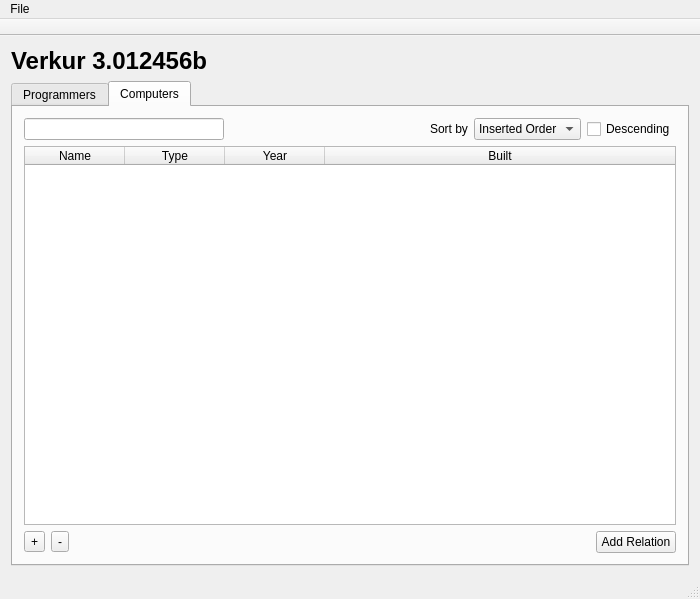
<?xml version="1.0" encoding="UTF-8"?>
<ui version="4.0">
 <class>MainWindow</class>
 <widget class="QMainWindow" name="MainWindow">
  <property name="geometry">
   <rect>
    <x>0</x>
    <y>0</y>
    <width>700</width>
    <height>599</height>
   </rect>
  </property>
  <property name="windowTitle">
   <string>Verkur</string>
  </property>
  <property name="windowIcon">
   <iconset resource="Resources.qrc">
    <normaloff>:/icons/Icons/programmer_icon.png</normaloff>:/icons/Icons/programmer_icon.png</iconset>
  </property>
  <widget class="QWidget" name="centralWidget">
   <layout class="QVBoxLayout" name="verticalLayout_2">
    <item>
     <widget class="QLabel" name="label">
      <property name="text">
       <string>&lt;html&gt;&lt;head/&gt;&lt;body&gt;&lt;p&gt;&lt;span style=&quot; font-size:xx-large; font-weight:600;&quot;&gt;Verkur 3.012456b&lt;/span&gt;&lt;/p&gt;&lt;/body&gt;&lt;/html&gt;</string>
      </property>
     </widget>
    </item>
    <item>
     <layout class="QVBoxLayout" name="verticalLayout">
      <item>
       <widget class="QTabWidget" name="tab_choice">
        <property name="toolTip">
         <string>Double-click to view Computer</string>
        </property>
        <property name="tabShape">
         <enum>QTabWidget::Rounded</enum>
        </property>
        <property name="currentIndex">
         <number>1</number>
        </property>
        <widget class="QWidget" name="tab">
         <attribute name="title">
          <string>Programmers</string>
         </attribute>
         <layout class="QVBoxLayout" name="verticalLayout_3">
          <item>
           <layout class="QHBoxLayout" name="horizontalLayout_3">
            <item>
             <widget class="QLineEdit" name="input_search_programmers">
              <property name="maximumSize">
               <size>
                <width>300</width>
                <height>16777215</height>
               </size>
              </property>
             </widget>
            </item>
            <item>
             <spacer name="horizontalSpacer_3">
              <property name="orientation">
               <enum>Qt::Horizontal</enum>
              </property>
              <property name="sizeHint" stdset="0">
               <size>
                <width>40</width>
                <height>20</height>
               </size>
              </property>
             </spacer>
            </item>
            <item>
             <widget class="QLabel" name="label_sort_by">
              <property name="text">
               <string>Sort by</string>
              </property>
             </widget>
            </item>
            <item>
             <widget class="QComboBox" name="dropdown_sort_by">
              <item>
               <property name="text">
                <string>Inserted Order</string>
               </property>
              </item>
              <item>
               <property name="text">
                <string>First name</string>
               </property>
              </item>
              <item>
               <property name="text">
                <string>Last name</string>
               </property>
              </item>
              <item>
               <property name="text">
                <string>Nationality</string>
               </property>
              </item>
              <item>
               <property name="text">
                <string>Year of Birth</string>
               </property>
              </item>
              <item>
               <property name="text">
                <string>Year of Death</string>
               </property>
              </item>
              <item>
               <property name="text">
                <string>Sex</string>
               </property>
              </item>
             </widget>
            </item>
            <item>
             <widget class="QCheckBox" name="checkbox_programmer_descending">
              <property name="toolTip">
               <string>Descending order</string>
              </property>
              <property name="text">
               <string>Descending</string>
              </property>
             </widget>
            </item>
           </layout>
          </item>
          <item>
           <widget class="QTableWidget" name="table_programmers">
            <property name="contextMenuPolicy">
             <enum>Qt::CustomContextMenu</enum>
            </property>
            <property name="editTriggers">
             <set>QAbstractItemView::NoEditTriggers</set>
            </property>
            <property name="dragEnabled">
             <bool>true</bool>
            </property>
            <property name="alternatingRowColors">
             <bool>true</bool>
            </property>
            <property name="selectionBehavior">
             <enum>QAbstractItemView::SelectRows</enum>
            </property>
            <property name="sortingEnabled">
             <bool>false</bool>
            </property>
            <attribute name="horizontalHeaderStretchLastSection">
             <bool>true</bool>
            </attribute>
            <column>
             <property name="text">
              <string>Name</string>
             </property>
            </column>
            <column>
             <property name="text">
              <string>Nationality</string>
             </property>
            </column>
            <column>
             <property name="text">
              <string>Born</string>
             </property>
            </column>
            <column>
             <property name="text">
              <string>Dead</string>
             </property>
            </column>
            <column>
             <property name="text">
              <string>Sex</string>
             </property>
            </column>
           </widget>
          </item>
          <item>
           <layout class="QHBoxLayout" name="horizontalLayout">
            <item>
             <widget class="QToolButton" name="button_add_programmer">
              <property name="toolTip">
               <string>Add new Programmer</string>
              </property>
              <property name="text">
               <string>+</string>
              </property>
             </widget>
            </item>
            <item>
             <widget class="QToolButton" name="button_remove_programmer">
              <property name="toolTip">
               <string>Remove Programmer</string>
              </property>
              <property name="text">
               <string>-</string>
              </property>
             </widget>
            </item>
            <item>
             <spacer name="horizontalSpacer">
              <property name="orientation">
               <enum>Qt::Horizontal</enum>
              </property>
              <property name="sizeHint" stdset="0">
               <size>
                <width>40</width>
                <height>20</height>
               </size>
              </property>
             </spacer>
            </item>
            <item>
             <widget class="QPushButton" name="button_add_relation_programmer">
              <property name="text">
               <string>Add Relation</string>
              </property>
             </widget>
            </item>
           </layout>
          </item>
         </layout>
        </widget>
        <widget class="QWidget" name="tab_2">
         <attribute name="title">
          <string>Computers</string>
         </attribute>
         <layout class="QVBoxLayout" name="verticalLayout_4">
          <item>
           <layout class="QHBoxLayout" name="horizontalLayout_4">
            <item>
             <widget class="QLineEdit" name="input_search_computers">
              <property name="maximumSize">
               <size>
                <width>300</width>
                <height>16777215</height>
               </size>
              </property>
             </widget>
            </item>
            <item>
             <spacer name="horizontalSpacer_4">
              <property name="orientation">
               <enum>Qt::Horizontal</enum>
              </property>
              <property name="sizeHint" stdset="0">
               <size>
                <width>40</width>
                <height>20</height>
               </size>
              </property>
             </spacer>
            </item>
            <item>
             <widget class="QLabel" name="label_computers_sort_by">
              <property name="text">
               <string>Sort by</string>
              </property>
             </widget>
            </item>
            <item>
             <widget class="QComboBox" name="dropdown_computers_sort_by">
              <item>
               <property name="text">
                <string>Inserted Order</string>
               </property>
              </item>
              <item>
               <property name="text">
                <string>Name</string>
               </property>
              </item>
              <item>
               <property name="text">
                <string>Type</string>
               </property>
              </item>
              <item>
               <property name="text">
                <string>Build Year</string>
               </property>
              </item>
             </widget>
            </item>
            <item>
             <widget class="QCheckBox" name="checkbox_computers_descending">
              <property name="toolTip">
               <string>Descending order</string>
              </property>
              <property name="text">
               <string>Descending</string>
              </property>
             </widget>
            </item>
           </layout>
          </item>
          <item>
           <widget class="QTableWidget" name="table_computers">
            <property name="contextMenuPolicy">
             <enum>Qt::CustomContextMenu</enum>
            </property>
            <property name="editTriggers">
             <set>QAbstractItemView::NoEditTriggers</set>
            </property>
            <property name="alternatingRowColors">
             <bool>true</bool>
            </property>
            <property name="selectionBehavior">
             <enum>QAbstractItemView::SelectRows</enum>
            </property>
            <property name="sortingEnabled">
             <bool>false</bool>
            </property>
            <attribute name="horizontalHeaderStretchLastSection">
             <bool>true</bool>
            </attribute>
            <column>
             <property name="text">
              <string>Name</string>
             </property>
            </column>
            <column>
             <property name="text">
              <string>Type</string>
             </property>
            </column>
            <column>
             <property name="text">
              <string>Year</string>
             </property>
            </column>
            <column>
             <property name="text">
              <string>Built</string>
             </property>
            </column>
           </widget>
          </item>
          <item>
           <layout class="QHBoxLayout" name="horizontalLayout_2">
            <item>
             <widget class="QToolButton" name="button_add_computer">
              <property name="toolTip">
               <string>Add new Computer</string>
              </property>
              <property name="text">
               <string>+</string>
              </property>
             </widget>
            </item>
            <item>
             <widget class="QToolButton" name="button_remove_computer">
              <property name="toolTip">
               <string>Remove Computer</string>
              </property>
              <property name="text">
               <string>-</string>
              </property>
             </widget>
            </item>
            <item>
             <spacer name="horizontalSpacer_2">
              <property name="orientation">
               <enum>Qt::Horizontal</enum>
              </property>
              <property name="sizeHint" stdset="0">
               <size>
                <width>40</width>
                <height>20</height>
               </size>
              </property>
             </spacer>
            </item>
            <item>
             <widget class="QPushButton" name="button_add_relation_computer">
              <property name="text">
               <string>Add Relation</string>
              </property>
             </widget>
            </item>
           </layout>
          </item>
         </layout>
        </widget>
       </widget>
      </item>
     </layout>
    </item>
   </layout>
  </widget>
  <widget class="QMenuBar" name="menuBar">
   <property name="geometry">
    <rect>
     <x>0</x>
     <y>0</y>
     <width>700</width>
     <height>22</height>
    </rect>
   </property>
   <widget class="QMenu" name="menuFile">
    <property name="title">
     <string>File</string>
    </property>
    <addaction name="action_new_programmer"/>
    <addaction name="action_new_computer"/>
   </widget>
   <addaction name="menuFile"/>
  </widget>
  <widget class="QToolBar" name="mainToolBar">
   <property name="movable">
    <bool>false</bool>
   </property>
   <property name="iconSize">
    <size>
     <width>45</width>
     <height>45</height>
    </size>
   </property>
   <attribute name="toolBarArea">
    <enum>TopToolBarArea</enum>
   </attribute>
   <attribute name="toolBarBreak">
    <bool>false</bool>
   </attribute>
  </widget>
  <widget class="QStatusBar" name="statusBar"/>
  <action name="action_new_programmer">
   <property name="text">
    <string>New Programmer</string>
   </property>
  </action>
  <action name="action_new_computer">
   <property name="text">
    <string>New Computer</string>
   </property>
  </action>
  <action name="action_new_relations">
   <property name="text">
    <string>New Relations</string>
   </property>
  </action>
  <action name="action_New_Computer">
   <property name="text">
    <string>New Computer</string>
   </property>
   <property name="toolTip">
    <string>New Computer</string>
   </property>
  </action>
  <action name="action_Delete_Computer">
   <property name="text">
    <string>Delete Computer</string>
   </property>
   <property name="toolTip">
    <string>Delete Computer</string>
   </property>
  </action>
  <action name="action_Delete_Programmer">
   <property name="text">
    <string>Delete Programmer</string>
   </property>
   <property name="toolTip">
    <string>Delete Programmer</string>
   </property>
  </action>
 </widget>
 <layoutdefault spacing="6" margin="11"/>
 <tabstops>
  <tabstop>tab_choice</tabstop>
  <tabstop>input_search_programmers</tabstop>
  <tabstop>dropdown_sort_by</tabstop>
  <tabstop>checkbox_programmer_descending</tabstop>
  <tabstop>button_add_programmer</tabstop>
  <tabstop>button_remove_programmer</tabstop>
  <tabstop>table_programmers</tabstop>
  <tabstop>input_search_computers</tabstop>
  <tabstop>dropdown_computers_sort_by</tabstop>
  <tabstop>table_computers</tabstop>
  <tabstop>button_add_computer</tabstop>
  <tabstop>checkbox_computers_descending</tabstop>
  <tabstop>button_remove_computer</tabstop>
 </tabstops>
 <resources>
  <include location="Resources.qrc"/>
 </resources>
 <connections/>
</ui>
